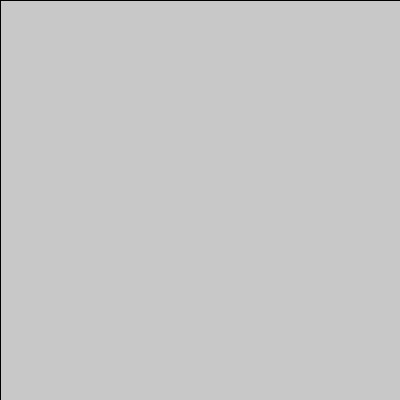
Frame 1 (no input)
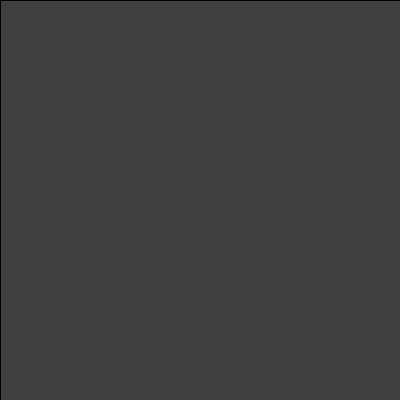
Frame 60 (the mouse pressed at the canvas centre just before this capture)
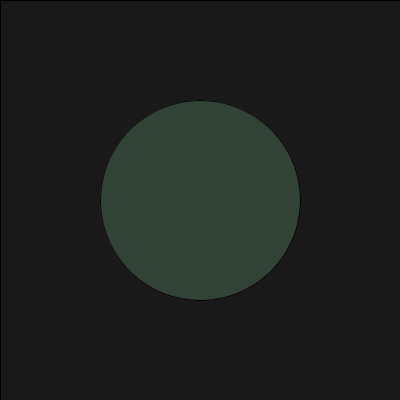
Frame 120 (the mouse held since frame 60 and released just before this capture)

The Processing sketch that drew these frames (run headless with seeded random() and noise(); from frame 60 on, the mouse is pressed at the canvas centre):

// Processing sketch: processing_86495
// ── processing_86495.pde

//sahana kumar
//sahana@kumarfamily.us
//copyright sahana kumar 2013

//variables
float x, y, wd, ht;

//function definitions
void setup( )
{
  size(400,400); //arguments must be normal magic numbers
  x = 1;
  y = height * .5;
  wd = width * .2;
  ht = height * .2;
  

  //smooth( );
  
}
void draw ( )

{
  //background ( 0 );
  fill(0,5);
   rect( 0,0,width , height);
 fill (random(255),random(255),random (255));

//ellipse (x,y,wd,ht); 
//x=random( width);
//y = random( height);
//wd = random (10,20);
//ht = random (10, 20);

//ellipse (mouseX, mouseY, wd, ht);
ellipse (mouseX, mouseY, (mouseX-pmouseX), (mouseY - pmouseY));
}
